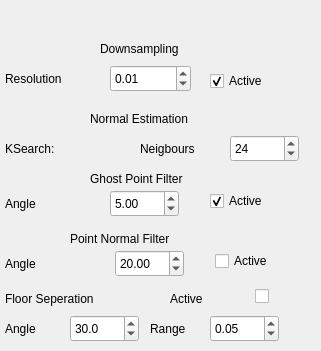
    <widget class="QWidget" name="tab_preAnalysis">
     <attribute name="title">
      <string>Preanalysis</string>
     </attribute>
     <widget class="QLabel" name="label_12">
      <property name="geometry">
       <rect>
        <x>100</x>
        <y>40</y>
        <width>111</width>
        <height>17</height>
       </rect>
      </property>
      <property name="text">
       <string>Downsampling</string>
      </property>
     </widget>
     <widget class="QLabel" name="label_13">
      <property name="geometry">
       <rect>
        <x>5</x>
        <y>70</y>
        <width>81</width>
        <height>17</height>
       </rect>
      </property>
      <property name="text">
       <string>Resolution</string>
      </property>
     </widget>
     <widget class="QDoubleSpinBox" name="doubleSpinBox_dsResolution">
      <property name="geometry">
       <rect>
        <x>110</x>
        <y>65</y>
        <width>81</width>
        <height>27</height>
       </rect>
      </property>
      <property name="singleStep">
       <double>0.010000000000000</double>
      </property>
      <property name="value">
       <double>0.010000000000000</double>
      </property>
     </widget>
     <widget class="QLabel" name="label_14">
      <property name="geometry">
       <rect>
        <x>90</x>
        <y>110</y>
        <width>131</width>
        <height>17</height>
       </rect>
      </property>
      <property name="text">
       <string>Normal Estimation</string>
      </property>
     </widget>
     <widget class="QLabel" name="label_15">
      <property name="geometry">
       <rect>
        <x>5</x>
        <y>140</y>
        <width>67</width>
        <height>17</height>
       </rect>
      </property>
      <property name="text">
       <string>KSearch:</string>
      </property>
     </widget>
     <widget class="QLabel" name="label_17">
      <property name="geometry">
       <rect>
        <x>90</x>
        <y>170</y>
        <width>121</width>
        <height>17</height>
       </rect>
      </property>
      <property name="text">
       <string>Ghost Point Filter</string>
      </property>
     </widget>
     <widget class="QLabel" name="label_18">
      <property name="geometry">
       <rect>
        <x>5</x>
        <y>195</y>
        <width>67</width>
        <height>17</height>
       </rect>
      </property>
      <property name="text">
       <string>Angle</string>
      </property>
     </widget>
     <widget class="QLabel" name="label_19">
      <property name="geometry">
       <rect>
        <x>5</x>
        <y>290</y>
        <width>121</width>
        <height>17</height>
       </rect>
      </property>
      <property name="text">
       <string>Floor Seperation</string>
      </property>
     </widget>
     <widget class="QLabel" name="label_20">
      <property name="geometry">
       <rect>
        <x>170</x>
        <y>290</y>
        <width>67</width>
        <height>17</height>
       </rect>
      </property>
      <property name="text">
       <string>Active</string>
      </property>
     </widget>
     <widget class="QLabel" name="label_21">
      <property name="geometry">
       <rect>
        <x>5</x>
        <y>320</y>
        <width>67</width>
        <height>17</height>
       </rect>
      </property>
      <property name="text">
       <string>Angle</string>
      </property>
     </widget>
     <widget class="QLabel" name="label_22">
      <property name="geometry">
       <rect>
        <x>150</x>
        <y>320</y>
        <width>67</width>
        <height>17</height>
       </rect>
      </property>
      <property name="text">
       <string>Range</string>
      </property>
     </widget>
     <widget class="QSpinBox" name="spinBox_kSearch">
      <property name="geometry">
       <rect>
        <x>230</x>
        <y>135</y>
        <width>69</width>
        <height>27</height>
       </rect>
      </property>
      <property name="value">
       <number>24</number>
      </property>
     </widget>
     <widget class="QLabel" name="label_23">
      <property name="geometry">
       <rect>
        <x>140</x>
        <y>140</y>
        <width>81</width>
        <height>17</height>
       </rect>
      </property>
      <property name="text">
       <string>Neigbours</string>
      </property>
     </widget>
     <widget class="QDoubleSpinBox" name="doubleSpinBox_gfAngle">
      <property name="geometry">
       <rect>
        <x>110</x>
        <y>190</y>
        <width>69</width>
        <height>27</height>
       </rect>
      </property>
      <property name="maximum">
       <double>90.000000000000000</double>
      </property>
      <property name="value">
       <double>5.000000000000000</double>
      </property>
     </widget>
     <widget class="QCheckBox" name="checkBox_floorSeperation">
      <property name="geometry">
       <rect>
        <x>255</x>
        <y>285</y>
        <width>21</width>
        <height>22</height>
       </rect>
      </property>
      <property name="text">
       <string/>
      </property>
      <property name="checked">
       <bool>false</bool>
      </property>
     </widget>
     <widget class="QDoubleSpinBox" name="doubleSpinBox_fsAngle">
      <property name="geometry">
       <rect>
        <x>70</x>
        <y>315</y>
        <width>69</width>
        <height>27</height>
       </rect>
      </property>
      <property name="decimals">
       <number>1</number>
      </property>
      <property name="singleStep">
       <double>1.000000000000000</double>
      </property>
      <property name="value">
       <double>30.000000000000000</double>
      </property>
     </widget>
     <widget class="QDoubleSpinBox" name="doubleSpinBox_fsRange">
      <property name="geometry">
       <rect>
        <x>210</x>
        <y>315</y>
        <width>69</width>
        <height>27</height>
       </rect>
      </property>
      <property name="singleStep">
       <double>0.010000000000000</double>
      </property>
      <property name="value">
       <double>0.050000000000000</double>
      </property>
     </widget>
     <widget class="QCheckBox" name="checkBox_dsActive">
      <property name="geometry">
       <rect>
        <x>210</x>
        <y>70</y>
        <width>97</width>
        <height>22</height>
       </rect>
      </property>
      <property name="text">
       <string>Active</string>
      </property>
      <property name="checked">
       <bool>true</bool>
      </property>
     </widget>
     <widget class="QCheckBox" name="checkBox_gpActive">
      <property name="geometry">
       <rect>
        <x>210</x>
        <y>190</y>
        <width>97</width>
        <height>22</height>
       </rect>
      </property>
      <property name="text">
       <string>Active</string>
      </property>
      <property name="checked">
       <bool>true</bool>
      </property>
     </widget>
     <widget class="QLabel" name="label_75">
      <property name="geometry">
       <rect>
        <x>70</x>
        <y>230</y>
        <width>161</width>
        <height>17</height>
       </rect>
      </property>
      <property name="text">
       <string>Point Normal Filter</string>
      </property>
     </widget>
     <widget class="QDoubleSpinBox" name="doubleSpinBox_pfAngle">
      <property name="geometry">
       <rect>
        <x>115</x>
        <y>250</y>
        <width>69</width>
        <height>27</height>
       </rect>
      </property>
      <property name="maximum">
       <double>90.000000000000000</double>
      </property>
      <property name="value">
       <double>20.000000000000000</double>
      </property>
     </widget>
     <widget class="QCheckBox" name="checkBox_pfActive">
      <property name="geometry">
       <rect>
        <x>215</x>
        <y>250</y>
        <width>97</width>
        <height>22</height>
       </rect>
      </property>
      <property name="text">
       <string>Active</string>
      </property>
      <property name="checked">
       <bool>false</bool>
      </property>
     </widget>
     <widget class="QLabel" name="label_76">
      <property name="geometry">
       <rect>
        <x>5</x>
        <y>255</y>
        <width>67</width>
        <height>17</height>
       </rect>
      </property>
      <property name="text">
       <string>Angle</string>
      </property>
     </widget>
    </widget>
